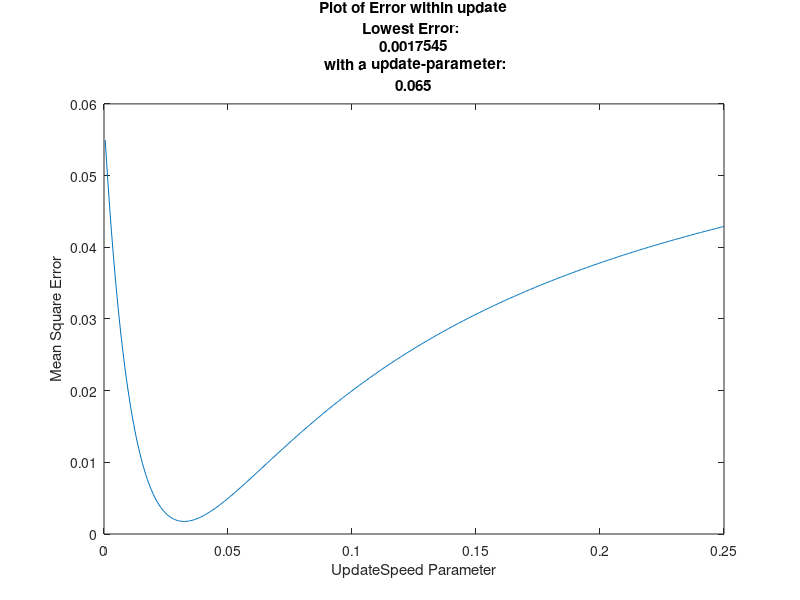

Here is the MATLAB script that generated this plot:
%          Exhaustive search parameter tuning   Assignment Week 5
%          Sander Martijn Kerkdijk               Max Turpijn
%          Course: Behaviour Dynamics in social Networks 
%               Vrije Universiteit Amsterdam 2015
%                    Copying will be punished

% INITIALIZATION

%   Load reference Dataset
load EmpiricalData.mat;

%   Load given Weights of the edges.
load WeightEdges.mat;

%   Calculate size of Given Matrix
Size = size(EmpiricalData);

%   Set Accurancy of the search
Accurancy = 0.001;

%   Set Maximum Update
MaximumUpdate = 0.5;

%   Initialize first step
StepSize = 1;

%   Initialize First Atempt of an parameter
TriedUpdateParameters = 1;

%   Initialize number of agents
NumberAgents = Size(1,2);

%   Set endtime
EndTime = Size(1,1);

%   Make a Update Speed Parameter that goes up by every attempt
UpdateSpeedParameter = Accurancy;
 
%   Set the scalevector for every agent
ScaleVector = sum(WeightOfEdges,2);

%   Initialize AggImpact array
AggImpact = double(NumberAgents);

%   Initialize State matrix
State = zeros(EndTime,NumberAgents);

%   Initialize ErrorUpdateParameter Array (output of the errors + number of updateparameter
ErrorOfUpdateParameter = zeros((MaximumUpdate/Accurancy),1);

%   Set a initial error (High because of the threshold)
Error = 100;

%   Set a initial best value for the update parameter
BestValue = 0;

%   Begin Search
%   While loop with tried attempts for updateparameter in given range of maximum update / accurancy
while TriedUpdateParameters <= (MaximumUpdate/Accurancy)
    Steps = 1;
    
    %   Get first state from given reference dataset.
    State(1,:) = EmpiricalData(1,:);
    
    %   While Steps are Smaller then Endtime
    while Steps < EndTime 
        Steps = Steps + 1;
    %   calculate AGGIMPACT
        for agent = 1:NumberAgents
            ssum = 0;
            AggImpact(agent) = 0;
            %   calculate SUM
             for agents = 1:NumberAgents
                ssum = ssum + ((WeightOfEdges(agent,agents)*State((Steps-1),agents)));  
             end
            %   Add find sum to given agent by aggimpact(t) + (SSUM/ScaledVector)
            AggImpact(agent) = AggImpact(agent) +((ssum)/ScaleVector(agent)); 
        end 
            for agents = 1:NumberAgents
                %   Determine the opinions
                %   State (t+1) = State(t) + ((UpdateParameter * AggImpact)- State(t)
                State(Steps,agents) = State((Steps-1),agents) + (UpdateSpeedParameter*((AggImpact(agents) - State((Steps-1),agents))));    
            end
    end
    
    
   %    Calculate the Mean Square Error 
   
   %    D = absolute value of (givenDataset - last produced state) POWER 2
   D = abs(EmpiricalData-State).^2;
   
   %    Mean Square Error = Sum of D/number of elements in given dataset
   MSE = sum(D(:))/numel(EmpiricalData); 
   
   %    Put the MSE into the Matrix ErrorUpdateParameter 
   ErrorOfUpdateParameter(TriedUpdateParameters,1) = MSE;
   
   %    Higher the TriedUpdateParamaters with 1
   TriedUpdateParameters = TriedUpdateParameters +1;
   %    Update the UpdateSpeedParameter with the given Accurancy
   UpdateSpeedParameter = UpdateSpeedParameter + Accurancy;
   
end  

%       Find the minimum error between the given set and a applied UpdateParameter
[MinimumError,PositionOfSmallestError] = min(ErrorOfUpdateParameter);

%       Convert row number to real value
ValueOfMinimalError = (PositionOfSmallestError * Accurancy);


%       Plot the X of the UpdateParameterValue and Y UpdateParameterError
plot(ErrorOfUpdateParameter);
ylabel('Mean Square Error')
xlabel('UpdateSpeed Parameter')
set(gca, 'XTickLabel',{num2str((Accurancy*0)*(MaximumUpdate/Accurancy)),num2str((Accurancy*0.1)*(MaximumUpdate/Accurancy)),num2str((Accurancy*0.2)*(MaximumUpdate/Accurancy)),num2str((Accurancy*0.3)*(MaximumUpdate/Accurancy)),num2str((Accurancy*0.4)*(MaximumUpdate/Accurancy)),num2str((Accurancy*0.5)*(MaximumUpdate/Accurancy)),num2str((Accurancy*0.6)*(MaximumUpdate/Accurancy)),num2str((Accurancy*0.7)*(MaximumUpdate/Accurancy)),num2str((Accurancy*0.8)*(MaximumUpdate/Accurancy)),num2str((Accurancy*0.9)*(MaximumUpdate/Accurancy)),num2str((Accurancy*1)*(MaximumUpdate/Accurancy))})
title({'Plot of Error within update', 'Lowest Error: ',num2str(MinimumError),' with a update-parameter:',num2str(ValueOfMinimalError)});

